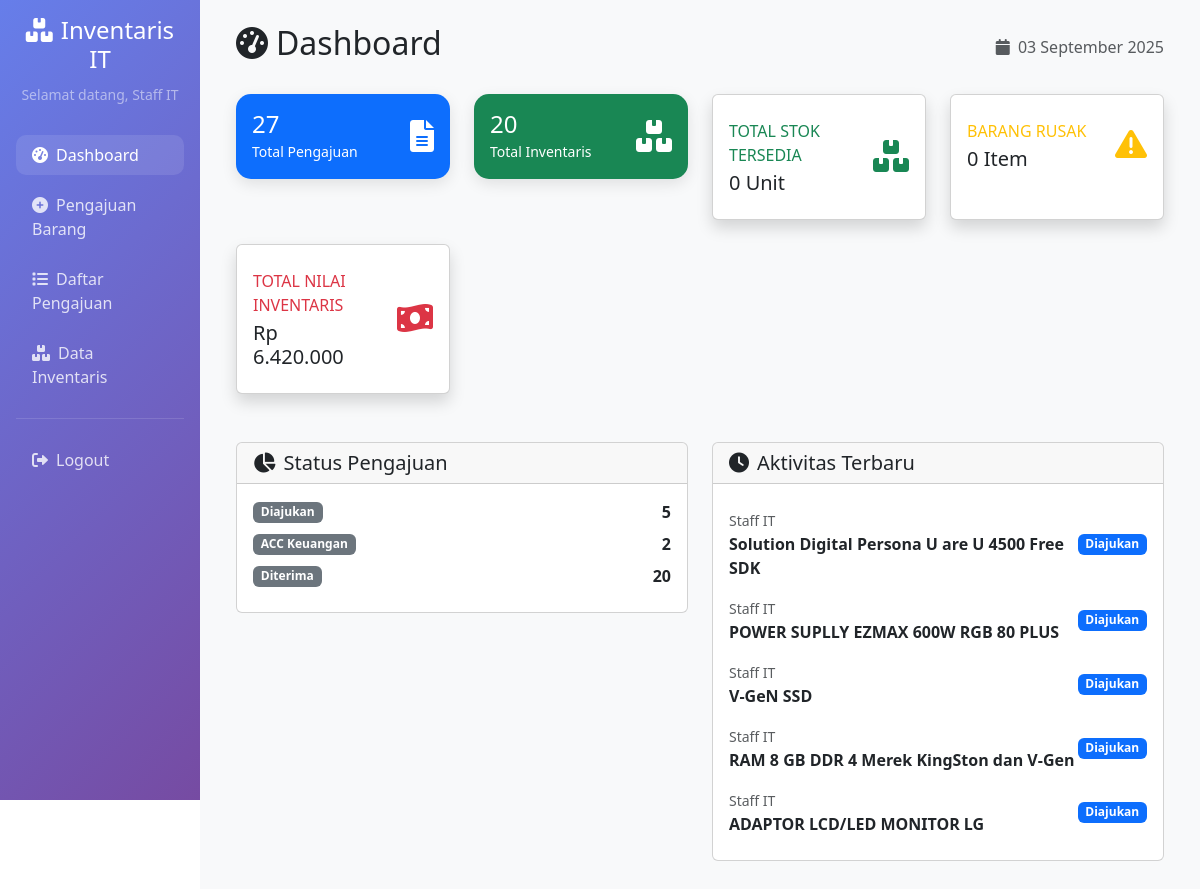
/dashboard.php (signed in), run on the app's committed database.
### tables this page shows
CREATE TABLE `pengajuan_barang` (
  `id` int(11) NOT NULL,
  `nama_barang` varchar(200) NOT NULL,
  `spesifikasi` text DEFAULT NULL,
  `alasan_pengajuan` text NOT NULL,
  `jumlah` int(11) NOT NULL,
  `perkiraan_harga` decimal(15,2) DEFAULT NULL,
  `status` enum('Diajukan','Diverifikasi','Ditolak','ACC Keuangan','Ditolak Keuangan','Dibeli','Diterima') DEFAULT 'Diajukan',
  `staff_id` int(11) DEFAULT NULL,
  `tanggal_pengajuan` timestamp NOT NULL DEFAULT current_timestamp(),
  `tanggal_verifikasi` timestamp NULL DEFAULT NULL,
  `tanggal_acc_keuangan` timestamp NULL DEFAULT NULL,
  `catatan_verifikasi` text DEFAULT NULL,
  `catatan_keuangan` text DEFAULT NULL
);

CREATE TABLE `users` (
  `id` int(11) NOT NULL,
  `username` varchar(50) NOT NULL,
  `password` varchar(255) NOT NULL,
  `nama` varchar(100) NOT NULL,
  `role` enum('staff','kepala','keuangan','ob','admin') NOT NULL,
  `created_at` timestamp NOT NULL DEFAULT current_timestamp()
);

### dashboard.php (the view, shortened to what this page needs)
<?php
require_once 'config/database.php';
$role = $_SESSION['role'];
$sql = "SELECT COUNT(*) as total FROM pengajuan_barang";
$result = $conn->query($sql);
$total_pengajuan = $result->fetch_assoc()['total'];
$sql = "SELECT status, COUNT(*) as count FROM pengajuan_barang GROUP BY status";
$result = $conn->query($sql);
$status_counts = [];
while ($row = $result->fetch_assoc()) {
    $status_counts[$row['status']] = $row['count'];
}
$sql = "SELECT COUNT(*) as total FROM inventaris";
$result = $conn->query($sql);
$total_inventaris = $result->fetch_assoc()['total'];
$sql = "SELECT SUM(stok) as total_stok FROM inventaris WHERE status = 'Tersedia'";
$result = $conn->query($sql);
$total_stok = $result->fetch_assoc()['total_stok'] ?: 0;
$sql = "SELECT COUNT(*) as total FROM inventaris WHERE status = 'Rusak'";
$result = $conn->query($sql);
$total_rusak = $result->fetch_assoc()['total'];
$sql = "SELECT SUM(i.harga * (i.stok + IFNULL(dd.total_divisi, 0))) AS total_nilai
        FROM inventaris i
        LEFT JOIN (
            SELECT inventaris_id, SUM(stok_divisi) AS total_divisi
            FROM distribusi_divisi
            GROUP BY inventaris_id
        ) dd ON dd.inventaris_id = i.id";
$result = $conn->query($sql);
$rowNilai = $result->fetch_assoc();
$total_nilai = $rowNilai && $rowNilai['total_nilai'] ? $rowNilai['total_nilai'] : 0;
?>
<!DOCTYPE html>
<html lang="id">
<head>
    <link href="https://cdn.jsdelivr.net/npm/bootstrap@5.3.0/dist/css/bootstrap.min.css" rel="stylesheet">
    <link href="https://cdnjs.cloudflare.com/ajax/libs/font-awesome/6.0.0/css/all.min.css" rel="stylesheet">
    <link rel="stylesheet" href="https://cdn.datatables.net/1.13.6/css/dataTables.bootstrap5.min.css">
</head>
<body>
    <div class="container-fluid">
        <div class="row">
            <div class="col-md-3 col-lg-2 px-0">
                <div class="sidebar p-3">
                    <div class="text-center mb-4">
                        <h4 class="text-white"><i class="fas fa-boxes me-2"></i>Inventaris IT</h4>
                        <small class="text-white-50">Selamat datang, <?php echo $_SESSION['nama']; ?></small>
                    </div>
                    <nav class="nav flex-column">
                        <a class="nav-link active" href="dashboard.php">
                            <i class="fas fa-tachometer-alt me-2"></i>Dashboard
                        </a>
                        <?php if (in_array($role, ['staff', 'admin'])): ?>
                        <a class="nav-link" href="pengajuan.php">
                            <i class="fas fa-plus-circle me-2"></i>Pengajuan Barang
                        </a>
                        <?php endif; ?>
                        <a class="nav-link" href="daftar_pengajuan.php">
                            <i class="fas fa-list me-2"></i>Daftar Pengajuan
                        </a>
                        <?php if (!in_array($role, ['keuangan'])): ?>
                        <a class="nav-link" href="inventaris.php">
                            <i class="fas fa-boxes me-2"></i>Data Inventaris
                        </a>
                        <?php endif; ?>
                        <hr class="text-white-50">
                        <a class="nav-link" href="logout.php">
                            <i class="fas fa-sign-out-alt me-2"></i>Logout
                        </a>
                    </nav>
                </div>
            </div>
            <div class="col-md-9 col-lg-10 main-content">
                <div class="p-4">
                    <div class="d-flex justify-content-between align-items-center mb-4">
                        <h2><i class="fas fa-tachometer-alt me-2"></i>Dashboard</h2>
                        <div class="text-muted">
                            <i class="fas fa-calendar me-1"></i>
                            <?php echo date('d F Y'); ?>
                        </div>
                    </div>
                    <div class="row mb-4">
                        <div class="col-md-3 mb-3">
                            <div class="card card-stats bg-primary text-white">
                                <div class="card-body">
                                    <div class="d-flex justify-content-between">
                                        <div>
                                            <h4 class="mb-0"><?php echo $total_pengajuan; ?></h4>
                                            <small>Total Pengajuan</small>
                                        </div>
                                        <div class="align-self-center">
                                            <i class="fas fa-file-alt fa-2x"></i>
                                        </div>
                                    </div>
                                </div>
                            </div>
                        </div>
                        <div class="col-md-3 mb-3">
                            <div class="card card-stats bg-success text-white">
                                <div class="card-body">
                                    <div class="d-flex justify-content-between">
                                        <div>
                                            <h4 class="mb-0"><?php echo $total_inventaris; ?></h4>
                                            <small>Total Inventaris</small>
                                        </div>
                                        <div class="align-self-center">
                                            <i class="fas fa-boxes fa-2x"></i>
                                        </div>
                                    </div>
                                </div>
                            </div>
                        </div>
                        <div class="col-xl-3 col-md-6 mb-4">
                            <div class="card border-left-success shadow h-100 py-2">
                                <div class="card-body">
                                    <div class="row no-gutters align-items-center">
                                        <div class="col mr-2">
                                            <div class="text-xs font-weight-bold text-success text-uppercase mb-1">
                                                Total Stok Tersedia
                                            </div>
                                            <div class="h5 mb-0 font-weight-bold text-gray-800"><?= $total_stok ?> Unit</div>
                                        </div>
                                        <div class="col-auto">
                                            <i class="fas fa-boxes fa-2x text-success"></i>
                                        </div>
                                    </div>
                                </div>
                            </div>
                        </div>
                        <div class="col-xl-3 col-md-6 mb-4">
                            <div class="card border-left-warning shadow h-100 py-2">
                                <div class="card-body">
                                    <div class="row no-gutters align-items-center">
                                        <div class="col mr-2">
                                            <div class="text-xs font-weight-bold text-warning text-uppercase mb-1">
                                                Barang Rusak
                                            </div>
                                            <div class="h5 mb-0 font-weight-bold text-gray-800"><?= $total_rusak ?> Item</div>
                                        </div>
                                        <div class="col-auto">
                                            <i class="fas fa-exclamation-triangle fa-2x text-warning"></i>
                                        </div>
                                    </div>
                                </div>
                            </div>
                        </div>
                        <div class="col-xl-3 col-md-6 mb-4">
                            <div class="card border-left-danger shadow h-100 py-2">
                                <div class="card-body">
                                    <div class="row no-gutters align-items-center">
                                        <div class="col mr-2">
                                            <div class="text-xs font-weight-bold text-danger text-uppercase mb-1">
                                                Total Nilai Inventaris
                                            </div>
                                            <div class="h5 mb-0 font-weight-bold text-gray-800">Rp <?= number_format($total_nilai, 0, ',', '.') ?></div>
                                        </div>
                                        <div class="col-auto">
                                            <i class="fas fa-money-bill-wave fa-2x text-danger"></i>
                                        </div>
                                    </div>
                                </div>
                            </div>
                        </div>
                    </div>
                    <div class="row">
                        <div class="col-md-6 mb-4">
                            <div class="card">
                                <div class="card-header">
                                    <h5 class="mb-0"><i class="fas fa-chart-pie me-2"></i>Status Pengajuan</h5>
                                </div>
                                <div class="card-body">
                                    <?php if (empty($status_counts)): ?>
                                        <p class="text-muted">Belum ada data pengajuan</p>
                                    <?php else: ?>
                                        <?php foreach ($status_counts as $status => $count): ?>
                                        <div class="d-flex justify-content-between align-items-center mb-2">
                                            <span class="badge bg-secondary"><?php echo $status; ?></span>
                                            <span class="fw-bold"><?php echo $count; ?></span>
                                        </div>
                                        <?php endforeach; ?>
                                    <?php endif; ?>
                                </div>
                            </div>
                        </div>
                        <div class="col-md-6 mb-4">
                            <div class="card">
                                <div class="card-header">
                                    <h5 class="mb-0"><i class="fas fa-clock me-2"></i>Aktivitas Terbaru</h5>
                                </div>
                                <div class="card-body">
                                    <div class="list-group list-group-flush">
                                        <?php
                                        $sql = "SELECT pb.nama_barang, pb.status, pb.tanggal_pengajuan, u.nama as staff_name
                                                FROM pengajuan_barang pb
                                                JOIN users u ON pb.staff_id = u.id
                                                ORDER BY pb.tanggal_pengajuan DESC LIMIT 5";
                                        $result = $conn->query($sql);
                                        if ($result->num_rows > 0):
                                            while ($row = $result->fetch_assoc()):
                                        ?>
                                        <div class="d-flex justify-content-between align-items-center py-2">
                                            <div>
                                                <small class="text-muted"><?php echo $row['staff_name']; ?></small><br>
                                                <strong><?php echo $row['nama_barang']; ?></strong>
                                            </div>
                                            <span class="badge bg-primary"><?php echo $row['status']; ?></span>
                                        </div>
                                        <?php
                                            endwhile;
                                        else:
                                        ?>
                                        <p class="text-muted">Belum ada aktivitas</p>
                                        <?php endif; ?>
                                    </div>
                                </div>
                            </div>
                        </div>
                    </div>
                </div>
            </div>
        </div>
    </div>
</body>
</html>

### dashboard.php (style rules this page uses)
.sidebar { min-height: 100vh; background: linear-gradient(135deg, #667eea 0%, #764ba2 100%); }
.sidebar .nav-link { color: rgba(255, 255, 255, 0.8); border-radius: 10px; margin: 5px 0; }
.sidebar .nav-link:hover, .sidebar .nav-link.active { color: white; background: rgba(255, 255, 255, 0.1); }
.card-stats { border: none; border-radius: 15px; box-shadow: 0 5px 15px rgba(0, 0, 0, 0.1); transition: transform 0.3s; }
.main-content { background-color: #f8f9fa; min-height: 100vh; }

### data on the page
pengajuan_barang: staff.nama "Staff IT", nama_barang "Solution Digital Persona U are U 4500 Free SDK", status "Diajukan"
pengajuan_barang: staff.nama "Staff IT", nama_barang "POWER SUPLLY EZMAX 600W RGB 80 PLUS", status "Diajukan"
pengajuan_barang: staff.nama "Staff IT", nama_barang "V-GeN SSD", status "Diajukan"
pengajuan_barang: staff.nama "Staff IT", nama_barang "RAM 8 GB DDR 4 Merek KingSton dan V-Gen", status "Diajukan"
pengajuan_barang: staff.nama "Staff IT", nama_barang "ADAPTOR LCD/LED MONITOR LG", status "Diajukan"

### other printed values
$_SESSION['nama'] "Staff IT"
$total_pengajuan "27"
$total_inventaris "20"
$total_stok "0"
$total_rusak "0"
$total_nilai "6.420.000"
$status "Diajukan"
$count "5"
$status "ACC Keuangan"
$count "2"
$status "Diterima"
$count "20"
